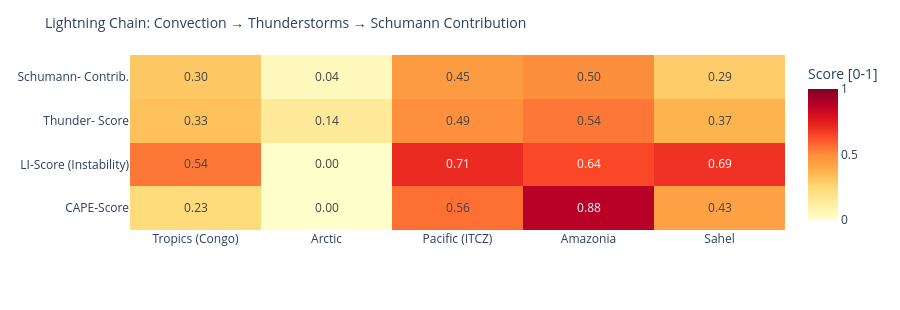

The code cell stored with this chart in its notebook:
### Code cell
# ============================================================
# LIGHTNING CHAIN: Convection → Thunderstorms → Schumann
# Shows the causal chain per measurement point as heatmap
# ============================================================

def cape_score(v):
    """CAPE → normalized score [0,1]"""
    if v is None or pd.isna(v): return 0.0
    return min(1.0, float(v) / 3000)

def li_score(v):
    """Lifted Index: negative = unstable → score [0,1]"""
    if v is None or pd.isna(v): return 0.3
    return min(1.0, max(0.0, (-float(v) + 6) / 12))

def cloud_score(v):
    if v is None or pd.isna(v): return 0.3
    return float(v) / 100

def thunder_score(row):
    """Kombinierter Gewitterwahrscheinlichkeits-Score
    CAPE + LI + Bedeckung + WMO-Gewitter + konvektiver Niederschlag (showers)
    Hinweis: X-Ray und Kp sind kein Bestandteil – nur geomagn./solarer Kontext.
    """
    cs = cape_score(row.get('cape'))
    ls = li_score(row.get('li'))
    cl = cloud_score(row.get('cloud'))
    t  = 1.0 if row.get('thunderstorm') else 0.0
    # Convective precipitation (showers) as additional indicator
    sh = min(1.0, (row.get('showers') or 0) / 5.0)
    return round(cs * 0.30 + ls * 0.25 + cl * 0.15 + t * 0.20 + sh * 0.10, 3)

def schumann_contribution(t_score, lat):
    """Schumann contribution: higher in tropics (±30°), scaled by thunderstorm score"""
    lat_weight = max(0.3, 1.0 - abs(lat) / 60)
    return round(t_score * lat_weight, 3)

df_atm['cape_score']   = df_atm.apply(lambda r: cape_score(r['cape']), axis=1)
df_atm['li_score']     = df_atm.apply(lambda r: li_score(r['li']),    axis=1)
df_atm['thunder_score']= df_atm.apply(lambda r: thunder_score(r.to_dict()), axis=1)
df_atm['schumann_contribution'] = df_atm.apply(
    lambda r: schumann_contribution(r['thunder_score'], r['lat']), axis=1)

metrics = ['cape_score', 'li_score', 'thunder_score', 'schumann_contribution']
labels  = ['CAPE-Score', 'LI-Score\n(Instability)', 'Thunder-\nScore', 'Schumann-\nContrib.']
z_data  = [df_atm[m].tolist() for m in metrics]

fig = go.Figure(go.Heatmap(
    z=z_data,
    x=df_atm['point'].tolist(),
    y=labels,
    colorscale='YlOrRd',
    zmin=0, zmax=1,
    text=[[f'{v:.2f}' for v in row] for row in z_data],
    texttemplate='%{text}', textfont=dict(size=12),
    colorbar=dict(title='Score [0-1]')
))
fig.update_layout(
    title=dict(text='Lightning Chain: Convection → Thunderstorms → Schumann Contribution', font=dict(size=14)),
    height=310,
    plot_bgcolor='rgba(0,0,0,0)', paper_bgcolor='rgba(0,0,0,0)',
    margin=dict(l=130, r=80, t=55, b=80)
)
fig.show()

### Figure 1 — Plotly figure (JSON) as saved in the notebook; plotly's stock layout.template omitted (floating-point values rounded to 4 significant figures)
{"data": [{"colorbar": {"title": {"text": "Score [0-1]"}}, "colorscale": [[0.0, "rgb(255,255,204)"], [0.125, "rgb(255,237,160)"], [0.25, "rgb(254,217,118)"], [0.375, "rgb(254,178,76)"], [0.5, "rgb(253,141,60)"], [0.625, "rgb(252,78,42)"], [0.75, "rgb(227,26,28)"], [0.875, "rgb(189,0,38)"], [1.0, "rgb(128,0,38)"]], "text": [["0.23", "0.00", "0.56", "0.88", "0.43"], ["0.54", "0.00", "0.71", "0.64", "0.69"], ["0.33", "0.14", "0.49", "0.54", "0.37"], ["0.30", "0.04", "0.45", "0.50", "0.29"]], "textfont": {"size": 12}, "texttemplate": "%{text}", "type": "heatmap", "x": ["Tropics (Congo)", "Arctic", "Pacific (ITCZ)", "Amazonia", "Sahel"], "y": ["CAPE-Score", "LI-Score\n(Instability)", "Thunder-\nScore", "Schumann-\nContrib."], "z": [[0.2333, 0.0, 0.56, 0.8833, 0.43], [0.5417, 0.0, 0.7083, 0.6417, 0.6917], [0.327, 0.142, 0.494, 0.542, 0.368], [0.305, 0.043, 0.453, 0.497, 0.288]], "zmax": 1, "zmin": 0}], "layout": {"height": 310, "margin": {"b": 80, "l": 130, "r": 80, "t": 55}, "paper_bgcolor": "rgba(0,0,0,0)", "plot_bgcolor": "rgba(0,0,0,0)", "title": {"font": {"size": 14}, "text": "Lightning Chain: Convection → Thunderstorms → Schumann Contribution"}}}
